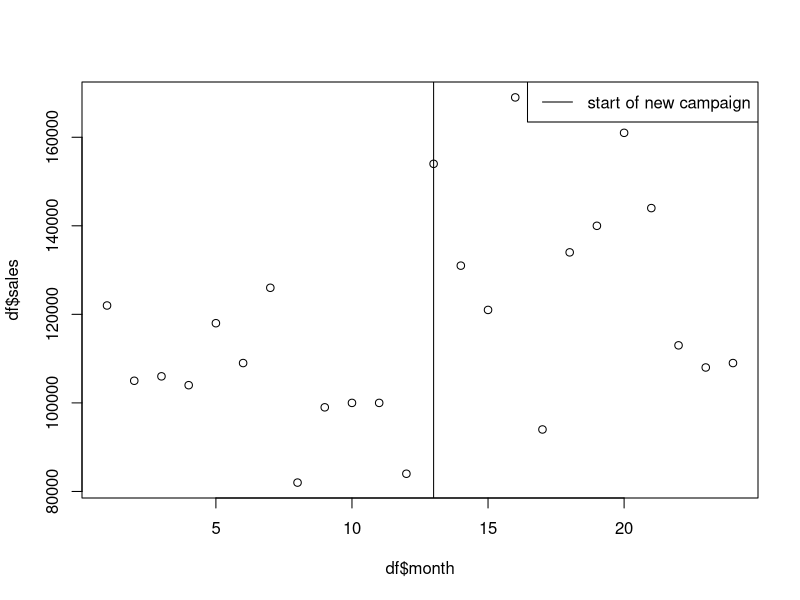
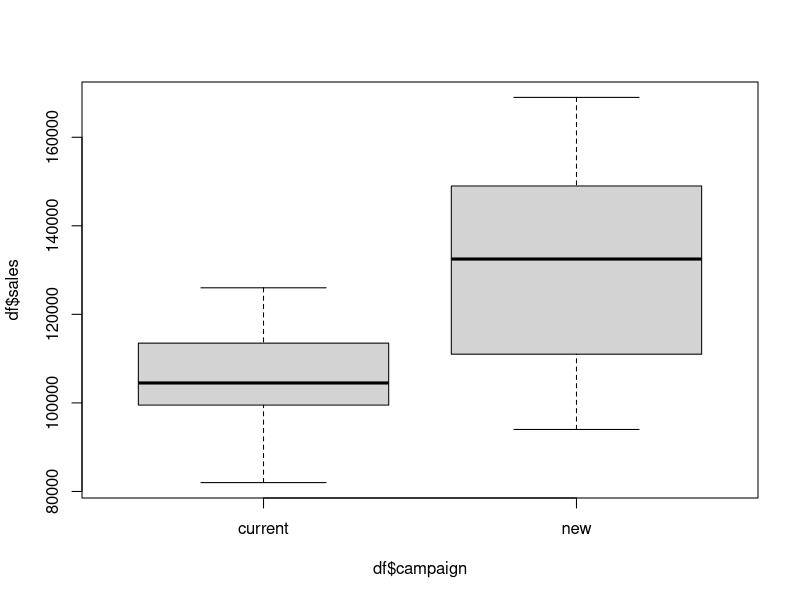
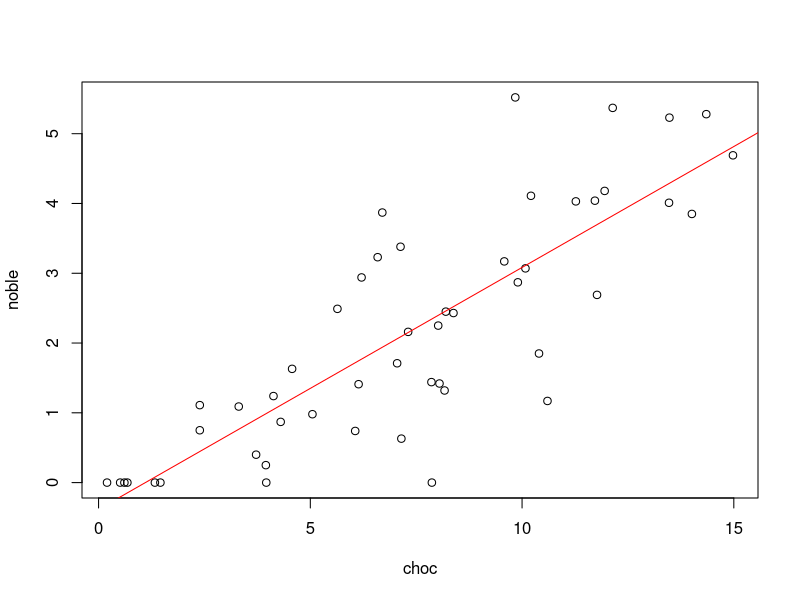
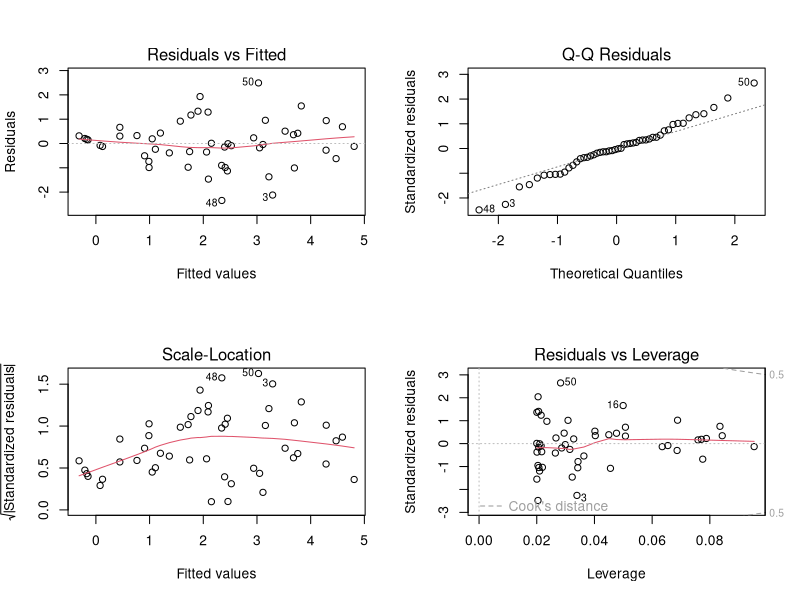
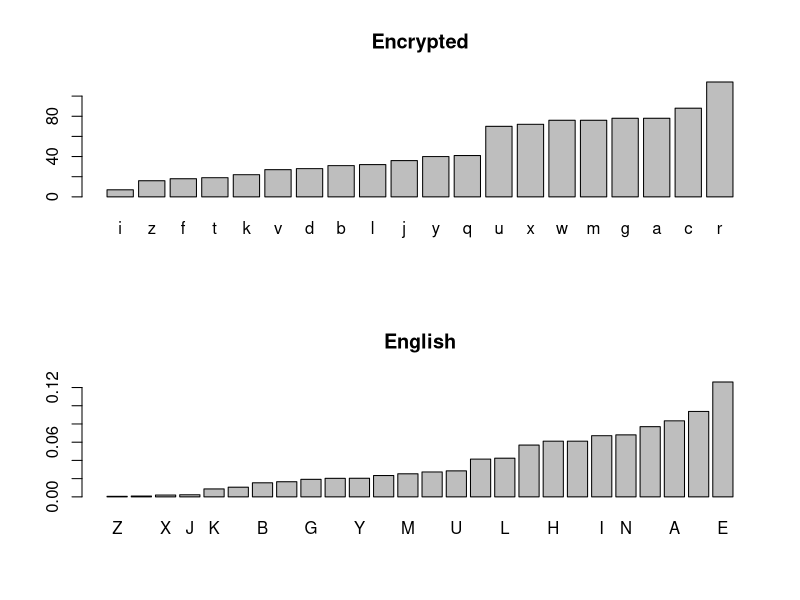
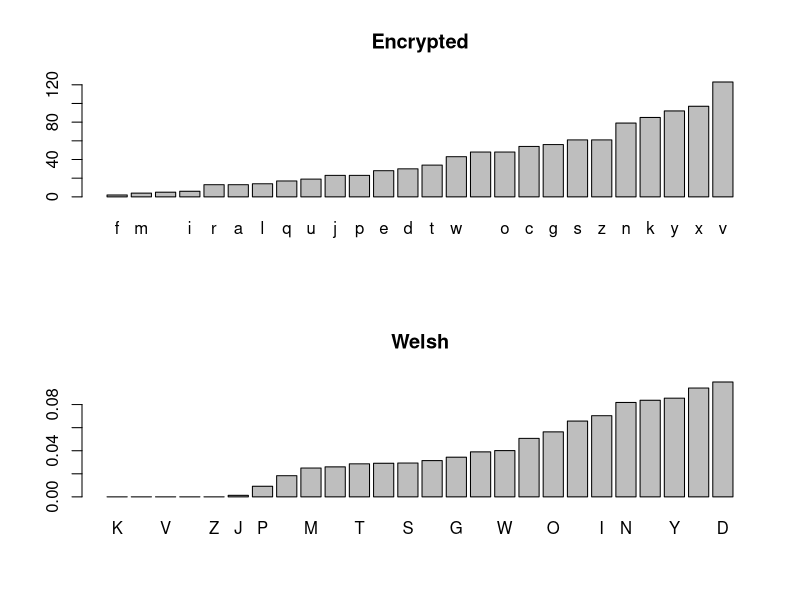

Recreate these plots in R, in order.
## ---- chunk 1
#1a.
month <- seq(1,24)
campaign <- append(rep("current", 12), rep("new", 12))
sales <- scan('wk4.csv', nlines=1, sep=',', skip=0)
df <- data.frame(month, campaign, sales)
#1b.
plot(df$month, df$sales)
abline(v=13)
legend('topright', c("start of new campaign"), lty=1)
#1c.
boxplot(df$sales ~ df$campaign)
t.test(df$sales ~ df$campaign, alternative="less")
## ---- chunk 2
#2a.
choc <- scan('wk4.csv', nlines=1, sep=',', skip=1)
noble <- scan('wk4.csv', nlines=1, sep=',', skip=2)
df <- data.frame(choc, noble)
plot(df)
#2b.
model <- lm(noble ~ choc) 
model
abline(model, col='red')
#2e.
par(mfrow=c(2,2))
plot(model)
## ---- chunk 3
#3a.
df_encryptA <- read.csv('encryptedA.csv', header=FALSE)
colnames(df_encryptA) <- c('key', 'count')
encryptA_order <- order(df_encryptA$count)
#3b.
df_letterFreq <- read.csv('Letter Frequencies.csv')
englishFreq_order <- order(df_letterFreq$English)
#3c.
par(mfrow=c(2,1))
barplot(df_encryptA$count[encryptA_order], 
        names.arg=df_encryptA$key[encryptA_order], 
        main="Encrypted")
barplot(df_letterFreq$English[englishFreq_order], 
        names.arg=df_letterFreq$Letter[englishFreq_order], 
        main="English")
#3e
encryptA_sort <- df_encryptA$count[encryptA_order]
english_sort <- df_letterFreq$English[englishFreq_order]
#3f.
encryptA_sort <- c(rep(0,6), encryptA_sort)
#3i.
expected_countsA <- english_sort * sum(df_encryptA$count)
english_sortCombined <- c(sum(english_sort[1:4]), english_sort[5:26])
encryptA_sortCombined <- c(sum(encryptA_sort[1:4]), encryptA_sort[5:26])
#3j.
chisq.test(encryptA_sortCombined, p=english_sortCombined)
## ---- chunk 4
#3l.
df_encryptB <- read.csv('encryptedB.csv', header=FALSE)
colnames(df_encryptB) <- c('key', 'count')
encryptB_order <- order(df_encryptB$count)
df_letterFreq <- read.csv('Letter Frequencies.csv')
welshFreq_order <- order(df_letterFreq$Welsh)
par(mfrow=c(2,1))
barplot(df_encryptB$count[encryptB_order], 
        names.arg=df_encryptB$key[encryptB_order], 
        main="Encrypted")
barplot(df_letterFreq$Welsh[welshFreq_order], 
        names.arg=df_letterFreq$Letter[welshFreq_order], 
        main="Welsh")
encryptB_sort <- df_encryptB$count[encryptB_order]
#encryptB_sort <- c(rep(0,6), encryptB_sort)
welsh_sort <- df_letterFreq$Welsh[welshFreq_order]
expected_countsB <- welsh_sort * sum(df_encryptB$count)
welsh_sortCombined <- c(sum(welsh_sort[1:7]), welsh_sort[8:26])
encryptB_sortCombined <- c(sum(encryptB_sort[1:7]), encryptB_sort[8:26])
chisq.test(encryptB_sortCombined, p=welsh_sortCombined)
